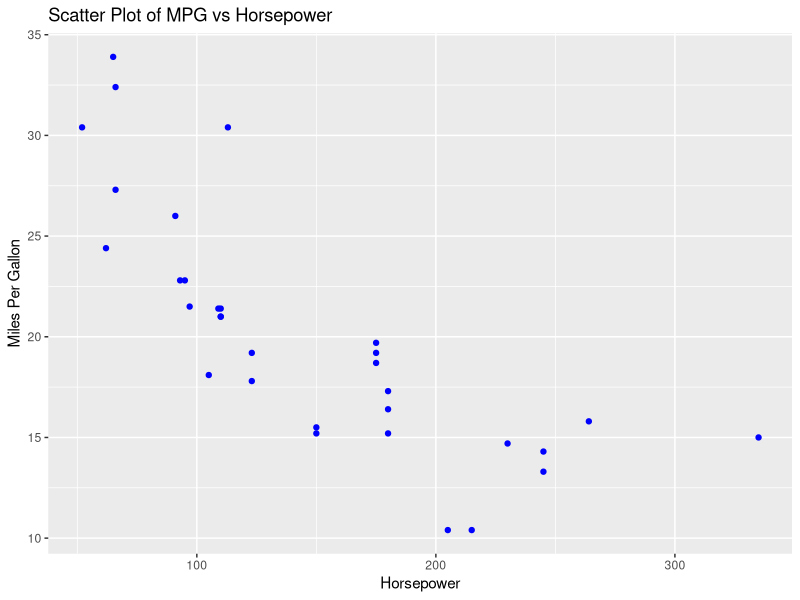
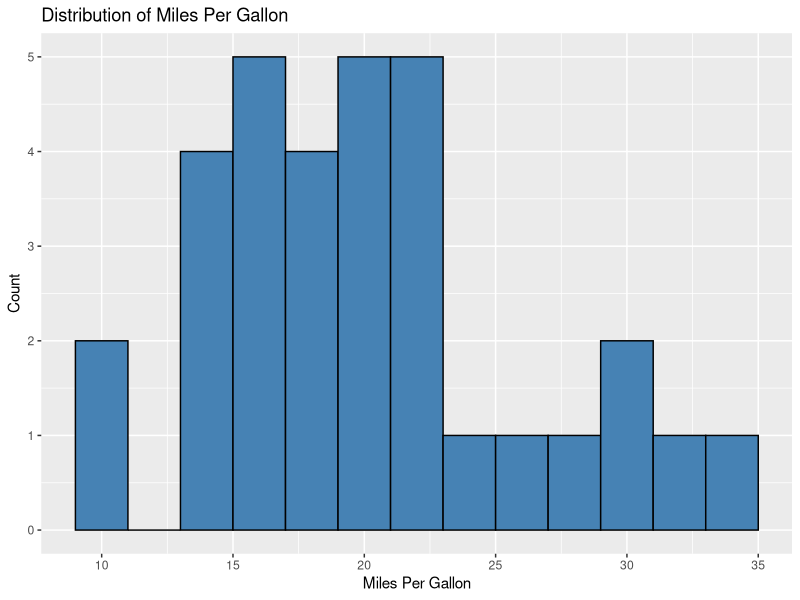
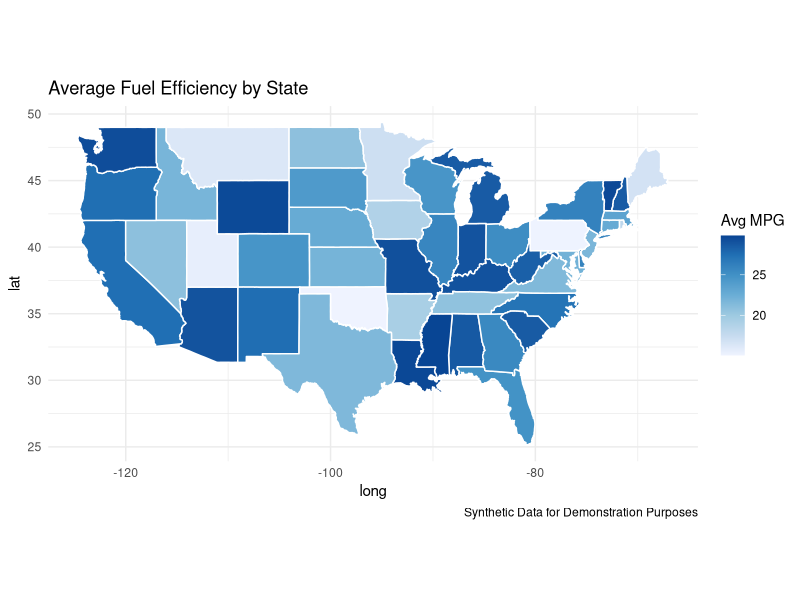

R code for these plots, in order:
## ---- chunk 1
# Load necessary libraries
library(ggplot2)
library(dplyr)
library(maps)
library(ggthemes)
library(kableExtra) # Added for better table rendering
## ---- chunk 2
# View first few rows of the dataset
head(mtcars)
## ---- chunk 3
# Summary statistics of the dataset
knitr::kable(summary(mtcars), format = "html") %>% 
  kable_styling(full_width = FALSE, position = "center", font_size = 12) %>%
  scroll_box(height = "400px") # Enables scrolling for better visibility
## ---- chunk 4
ggplot(mtcars, aes(x = hp, y = mpg)) +
  geom_point(color = "blue") +
  labs(title = "Scatter Plot of MPG vs Horsepower",
       x = "Horsepower",
       y = "Miles Per Gallon")
## ---- chunk 5
ggplot(mtcars, aes(x = mpg)) +
  geom_histogram(binwidth = 2, fill = "steelblue", color = "black") +
  labs(title = "Distribution of Miles Per Gallon",
       x = "Miles Per Gallon",
       y = "Count")
## ---- chunk 6
# Load state map data
us_states <- map_data("state")

# Generate synthetic average mpg data for each state
set.seed(42)
state_mpg <- data.frame(
  region = tolower(unique(us_states$region)),
  avg_mpg = runif(length(unique(us_states$region)), min = 15, max = 30)
)

# Merge with map data
map_data_mpg <- merge(us_states, state_mpg, by = "region", all.x = TRUE)

# Plot the choropleth map
MapFig <- ggplot(map_data_mpg, aes(long, lat, group = group, fill = avg_mpg)) + 
  geom_polygon(color = "white") +
  coord_fixed(1.3) +
  theme_minimal() +
  scale_fill_distiller(palette = "Blues", direction = 1, name = "Avg MPG") +
  labs(title = "Average Fuel Efficiency by State",
       caption = "Synthetic Data for Demonstration Purposes")

MapFig
